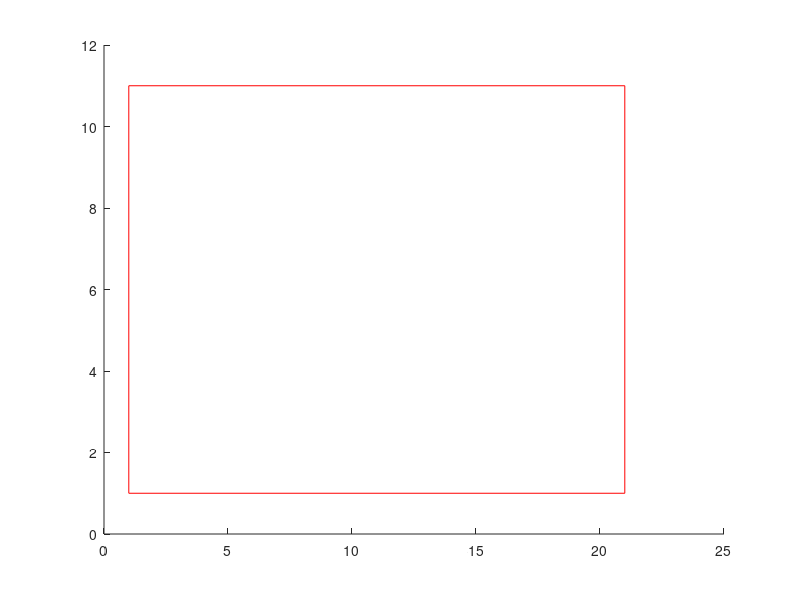

This chart was generated by the following MATLAB code: (Note: this script raises an error after producing the figure.)
%% Init MATLAB
close all;
clear all;
clc;
%%
% h = surf(peaks(20));

% x = -pi:0.1:pi;
% y = sin(x);
% h = plot(x,y);

h = rectangle('Position',[1,1,20,10],'EdgeColor','r','Curvature',[0,0]);

for a=0:360
    rotate(h,[0 0 1],a);
%     drawnow;
    pause(0.1);
end;
%% EOF